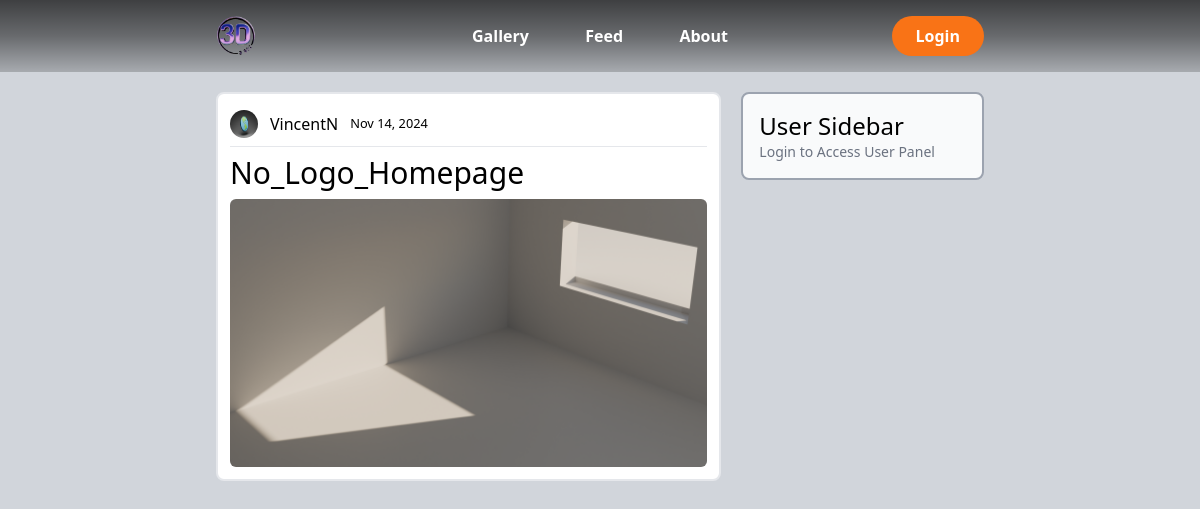
Page /image/4/ on the committed database.
### canvas/models.py (models this page shows, shortened)
class Image(models.Model):
    title = models.CharField(max_length=100)
    image = models.ImageField(upload_to='gallery_imgs')
    author = models.ForeignKey(User, on_delete=models.CASCADE)
    date_posted = models.DateTimeField(default=timezone.now)

### user/models.py (models this page shows, shortened)
class Profile(models.Model):
    user = models.OneToOneField(User, on_delete=models.CASCADE)
    image = models.ImageField(default='default.jpg', upload_to='profile_pics')

### canvas/views.py (the view)
# urls.py: path('image/<int:pk>/', ImageDetailView.as_view(), name='image-detail'),
class ImageDetailView(DetailView):
    model = Image

### canvas/templates/canvas/image_detail.html (shortened to what this page needs)
{% extends "canvas/base.html" %}
{% block content %}
<section class="grid grid-cols-3 gap-5 mt-5">
    <div class="col-span-2">
        <div class="border-2 rounded-lg p-3 mb-4 bg-white">
            <div class="flex items-center mb-1 w-full">
                <img class="rounded-full h-7 w-7 my-1" src="{{ object.author.profile.image.url }}" alt="">
                <a class="px-3" href="">{{ object.author }}</a>
                <small class="w-24">{{ object.date_posted|date:"M d, Y" }}</small>
            </div>
            <hr>
            <h1 class="text-3xl my-2">{{ object.title }}</h1>
            <img class="rounded-md" src="{{ object.image.url }}" alt="">
        </div>
    </div>
    <div class="col-span-1 self-start p-4 border-2 border-gray-400 rounded-lg bg-gray-50 ">
        <h3 class="text-2xl">User Sidebar</h3>
        {% if user.is_authenticated %}
        <p class="text-sm text-gray-500">Welcome, {{ user.username }}</p>
        <ul class="mt-5 divide-y divide-gray-200 bg-gray-50 border-slate-500 border">
            <li class="text-gray-400"><a href="{% url 'post-create' %}" class="block p-3 w-full text-center">Create Post</a></li>
        </ul>
        <ul class="mt-5 divide-y divide-gray-200 bg-gray-50 border-slate-500 border">
            <li class="text-gray-400"><a href="{% url 'image-create' %}" class="block p-3 w-full text-center">Upload Img</a></li>
        </ul>
        {% else %}
        <p class="text-sm text-gray-500">Login to Access User Panel</p>
        {% endif %}
    </div>
</section>
{% endblock content %}

### rows in the picture
Image: author.profile.image (picture), author "VincentN", date_posted "Nov 14, 2024", title "No_Logo_Homepage", image (picture)
